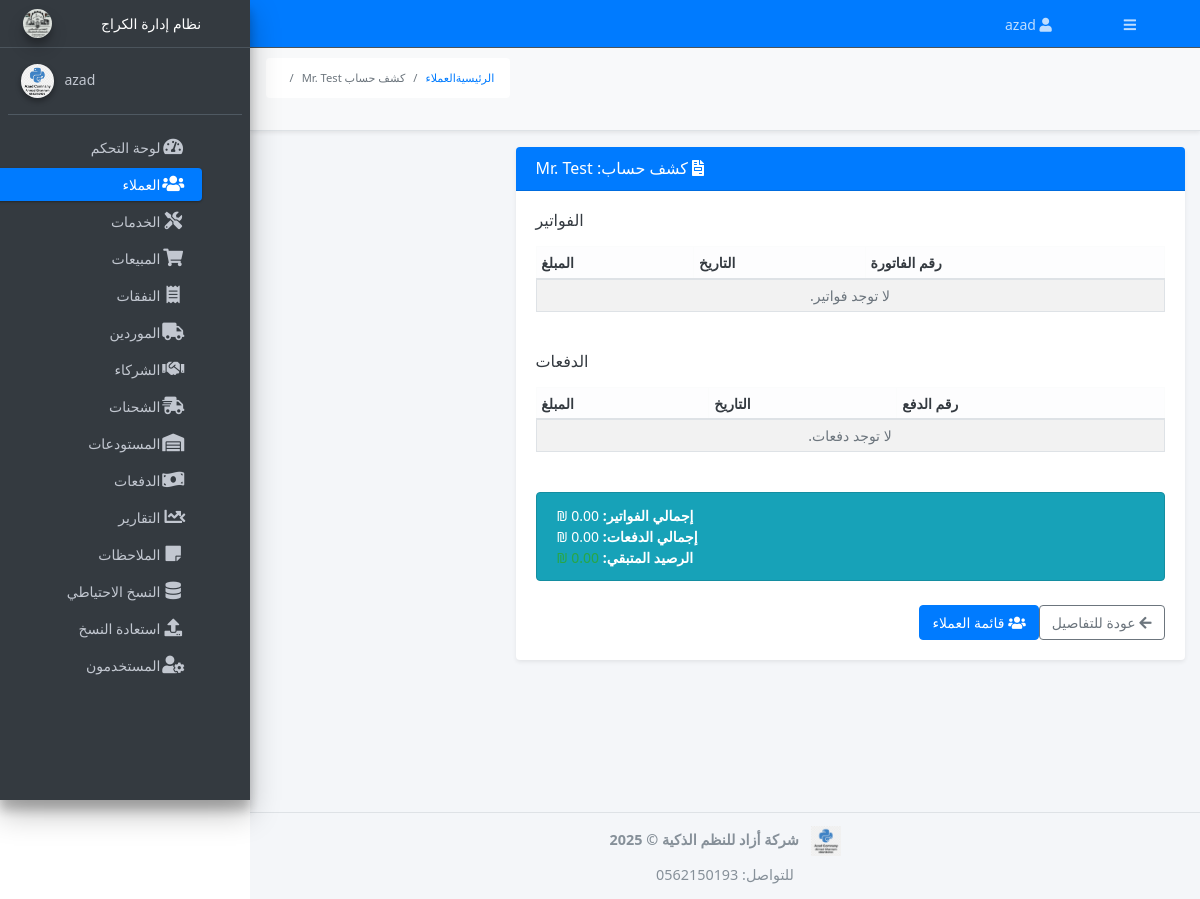
/customers/2/account_statement (signed in), run on an earlier commit of the app's database.
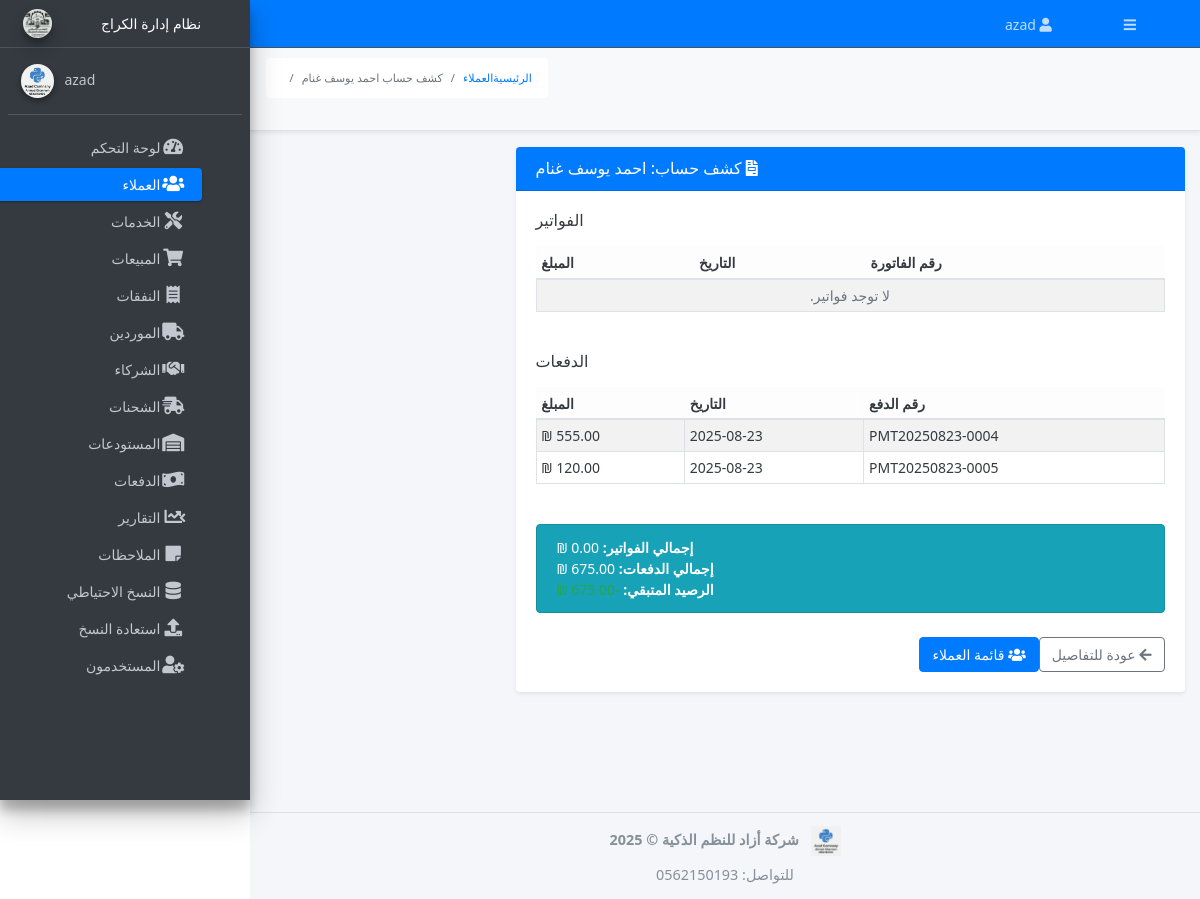
And on a later commit of the database.
### models.py (models this page shows, shortened)
class TimestampMixin:
    created_at = db.Column(db.DateTime, default=datetime.utcnow, nullable=False, index=True)
    updated_at = db.Column(db.DateTime, default=datetime.utcnow, onupdate=datetime.utcnow, nullable=False, index=True)

class AuditMixin:
    @classmethod
    def __declare_last__(cls):
        from sqlalchemy import inspect, event as _evt
        @_evt.listens_for(cls, "before_update", propagate=True)
        def _capture_prev_state(mapper, connection, target):
            try:
                insp = inspect(target)
                prev = {}
                for attr in mapper.column_attrs:
                    hist = insp.attrs[attr.key].history
                    if hist.has_changes() and hist.deleted:
                        prev[attr.key] = hist.deleted[0]
                setattr(target, "_previous_state", prev)
            except Exception:
                setattr(target, "_previous_state", {})

class Customer(db.Model, UserMixin, TimestampMixin, AuditMixin):
    __tablename__ = "customers"
    id           = Column(Integer, primary_key=True)
    name         = Column(String(100), nullable=False)
    phone        = Column(String(20), unique=True, nullable=False)
    whatsapp     = Column(String(20), nullable=False)
    email        = Column(String(120), unique=True, nullable=False)
    address      = Column(String(200))
    password_hash = Column(String(128))
    category     = Column(String(20), default="عادي")
    notes        = Column(Text)
    is_active    = Column(Boolean, default=True)
    is_online    = Column(Boolean, default=False)
    credit_limit = Column(Numeric(12, 2), default=0)
    discount_rate = Column(Numeric(5, 2), default=0)
    currency     = Column(String(10), default="ILS", nullable=False)
    sales            = relationship("Sale", back_populates="customer")
    preorders        = relationship("PreOrder", back_populates="customer")
    invoices         = relationship("Invoice", back_populates="customer")
    payments         = relationship("Payment", back_populates="customer")
    service_requests = relationship("ServiceRequest", back_populates="customer")
    online_carts     = relationship("OnlineCart", back_populates="customer")
    online_preorders = relationship("OnlinePreOrder", back_populates="customer")
    __table_args__ = (
        db.Index("ix_customers_active_online", "is_active", "is_online"),
        db.Index("ix_customers_name", "name"),
    )
    @property
    def password(self):
        raise AttributeError("Password access not allowed")
    @hybrid_property
    def total_invoiced(self):
        return float(
            db.session.query(func.coalesce(func.sum(Invoice.total_amount), 0))
            .filter(Invoice.customer_id == self.id)
            .scalar()
        )
    @hybrid_property
    def total_paid(self):
        return float(
            db.session.query(func.coalesce(func.sum(Payment.total_amount), 0))
            .filter(
                Payment.customer_id == self.id,
                Payment.direction == PaymentDirection.INCOMING.value,
                Payment.status == PaymentStatus.COMPLETED.value,
            )
            .scalar()
        )

class Payment(db.Model):
    __tablename__ = 'payments'
    id              = Column(Integer, primary_key=True)
    payment_number  = Column(String(50), unique=True, nullable=False)
    payment_date    = Column(DateTime, default=datetime.utcnow, nullable=False)
    subtotal        = Column(Numeric(10, 2))
    tax_rate        = Column(Numeric(5, 2))
    tax_amount      = Column(Numeric(10, 2))
    total_amount    = Column(Numeric(10, 2), nullable=False)
    currency        = Column(String(10), default='ILS', nullable=False)
    method          = Column(sa_str_enum(PaymentMethod, name='payment_method'), nullable=False)
    status          = Column(sa_str_enum(PaymentStatus, name='payment_status'), default=PaymentStatus.PENDING.value, nullable=False)
    direction       = Column(sa_str_enum(PaymentDirection, name='payment_direction'), default=PaymentDirection.INCOMING.value, nullable=False)
    entity_type     = Column(sa_str_enum(PaymentEntityType, name='payment_entity_type'), default=PaymentEntityType.CUSTOMER.value, nullable=False)
    reference       = Column(String(100))
    receipt_number  = Column(String(50), unique=True)
    notes           = Column(Text)
    check_number      = Column(String(100))
    check_bank        = Column(String(100))
    check_due_date    = Column(DateTime)
    card_number       = Column(String(100))
    card_holder       = Column(String(100))
    card_expiry       = Column(String(10))
    card_cvv          = Column(String(4))
    bank_transfer_ref = Column(String(100))
    created_by = Column(Integer, ForeignKey('users.id'))
    creator    = relationship('User', backref='payments_created')
    customer_id         = Column(Integer, ForeignKey('customers.id', ondelete='CASCADE'))
    supplier_id         = Column(Integer, ForeignKey('suppliers.id', ondelete='CASCADE'))
    partner_id          = Column(Integer, ForeignKey('partners.id',  ondelete='CASCADE'))
    shipment_id         = Column(Integer, ForeignKey('shipments.id', ondelete='CASCADE'))
    expense_id          = Column(Integer, ForeignKey('expenses.id',  ondelete='CASCADE'))
    loan_settlement_id  = Column(Integer, ForeignKey('supplier_loan_settlements.id', ondelete='CASCADE'))
    sale_id             = Column(Integer, ForeignKey('sales.id',     ondelete='CASCADE'))
    invoice_id          = Column(Integer, ForeignKey('invoices.id',  ondelete='CASCADE'))
    preorder_id         = Column(Integer, ForeignKey('preorders.id', ondelete='CASCADE'))
    service_id          = Column(Integer, ForeignKey('service_requests.id', ondelete='CASCADE'))
    customer        = relationship('Customer', back_populates='payments')
    supplier        = relationship('Supplier', back_populates='payments')
    partner         = relationship('Partner',  back_populates='payments')
    shipment        = relationship('Shipment', back_populates='payments')
    expense         = relationship('Expense',  back_populates='payments')
    loan_settlement = relationship('SupplierLoanSettlement', back_populates='payment')
    sale            = relationship('Sale',     back_populates='payments')
    invoice         = relationship('Invoice',  back_populates='payments')
    preorder        = relationship('PreOrder', back_populates='payments')
    service         = relationship('ServiceRequest', back_populates='payments')
    splits = relationship(
        'PaymentSplit',
        back_populates='payment',
        cascade='all,delete-orphan',
        passive_deletes=True
    )
    __table_args__ = (
        CheckConstraint('total_amount > 0', name='ck_payment_total_positive'),
        CheckConstraint("""(
            (CASE WHEN customer_id IS NOT NULL THEN 1 ELSE 0 END) +
            (CASE WHEN supplier_id IS NOT NULL THEN 1 ELSE 0 END) +
            (CASE WHEN partner_id IS NOT NULL THEN 1 ELSE 0 END) +
            (CASE WHEN shipment_id IS NOT NULL THEN 1 ELSE 0 END) +
            (CASE WHEN expense_id IS NOT NULL THEN 1 ELSE 0 END) +
            (CASE WHEN loan_settlement_id IS NOT NULL THEN 1 ELSE 0 END) +
            (CASE WHEN sale_id IS NOT NULL THEN 1 ELSE 0 END) +
            (CASE WHEN invoice_id IS NOT NULL THEN 1 ELSE 0 END) +
            (CASE WHEN preorder_id IS NOT NULL THEN 1 ELSE 0 END) +
            (CASE WHEN service_id IS NOT NULL THEN 1 ELSE 0 END)
        ) = 1""", name='ck_payment_one_target'),
    )

### routes/customers.py (the view)
@customers_bp.route('/<int:customer_id>/account_statement', methods=['GET'], endpoint='account_statement')
@login_required
@permission_required('manage_customengers')
def account_statement(customer_id):
    c = db.session.get(Customer, customer_id) or abort(404)
    invoices = Invoice.query.filter_by(customer_id=customer_id).order_by(Invoice.invoice_date).all()
    payments = Payment.query.filter_by(customer_id=customer_id).order_by(Payment.payment_date).all()
    total_inv = sum((inv.total_amount or Decimal('0')) for inv in invoices)
    total_pay = sum((p.total_amount   or Decimal('0')) for p   in payments)
    balance   = total_inv - total_pay
    return render_template(
        'customers/account_statement.html',
        customer=c,
        invoices=invoices,
        payments=payments,
        total_invoices=total_inv,
        total_payments=total_pay,
        balance=balance
    )

### app.py (called while the page is built, shortened)
@login_manager.user_loader
def load_user(user_id):
    from sqlalchemy.orm import joinedload, lazyload
    from sqlalchemy import select
    uid_str = str(user_id or "").strip()
    try:
        ident = int(uid_str)
    except Exception:
        return None
    stmt_user = (
        select(User)
        .options(joinedload(User.role).joinedload(Role.permissions))
        .where(User.id == ident)
    )
    user = db.session.execute(stmt_user).unique().scalar_one_or_none()
    if user:
        return user
    stmt_cust = select(Customer).options(lazyload("*")).where(Customer.id == ident)
    return db.session.execute(stmt_cust).scalar_one_or_none()

### models.py (called while the page is built, shortened)
    @property
    def is_active(self):
        return bool(self._is_active)

    def has_permission(self, name: str) -> bool:
        target = (name or "").strip().lower()
        if not target:
            return False
        try:
            super_roles = set(SUPER_ROLES)
        except Exception:
            super_roles = set()
        role_name = (getattr(self.role, "name", "") or "").strip().lower()
        if role_name in super_roles:
            return True

### templates/customers/account_statement.html (shortened to what this page needs)
{% extends 'base.html' %}
{% block breadcrumb %}
<nav aria-label="breadcrumb">
  <ol class="breadcrumb bg-white px-3 py-2 rounded mb-4">
    <li class="breadcrumb-item"><a href="{{ url_for('main.dashboard') }}">الرئيسية</a></li>
    <li class="breadcrumb-item"><a href="{{ url_for('customers_bp.list_customers') }}">العملاء</a></li>
    <li class="breadcrumb-item active">كشف حساب {{ customer.name }}</li>
  </ol>
</nav>
{% endblock %}
{% block content %}
<div class="content-wrapper">
  <div class="card shadow-sm rounded mb-4">
    <div class="card-header bg-primary text-white">
      <h5 class="card-title m-0"><i class="fas fa-file-invoice me-2"></i> كشف حساب: {{ customer.name }}</h5>
    </div>
    <div class="card-body">
      <h6 class="mb-3">الفواتير</h6>
      <div class="table-responsive mb-4">
        <table class="table table-bordered table-sm table-striped align-middle">
          <thead class="table-light">
            <tr>
              <th>رقم الفاتورة</th>
              <th>التاريخ</th>
              <th class="text-end">المبلغ</th>
            </tr>
          </thead>
          <tbody>
            {% for inv in invoices %}
            <tr>
              <td>{{ inv.invoice_number or inv.id }}</td>
              <td>{{ inv.invoice_date|format_date }}</td>
              <td class="text-end">{{ inv.total_amount|format_currency }}</td>
            </tr>
            {% else %}
            <tr><td colspan="3" class="text-center text-muted">لا توجد فواتير.</td></tr>
            {% endfor %}
          </tbody>
        </table>
      </div>
      <h6 class="mb-3">الدفعات</h6>
      <div class="table-responsive mb-4">
        <table class="table table-bordered table-sm table-striped align-middle">
          <thead class="table-light">
            <tr>
              <th>رقم الدفع</th>
              <th>التاريخ</th>
              <th class="text-end">المبلغ</th>
            </tr>
          </thead>
          <tbody>
            {% for pay in payments %}
            <tr>
              <td>{{ pay.payment_number or pay.id }}</td>
              <td>{{ pay.payment_date|format_date }}</td>
              <td class="text-end">{{ pay.total_amount|format_currency }}</td>
            </tr>
            {% else %}
            <tr><td colspan="3" class="text-center text-muted">لا توجد دفعات.</td></tr>
            {% endfor %}
          </tbody>
        </table>
      </div>
      <div class="alert alert-info">
        <strong>إجمالي الفواتير:</strong> {{ total_invoices|format_currency }}<br>
        <strong>إجمالي الدفعات:</strong> {{ total_payments|format_currency }}<br>
        <strong>الرصيد المتبقي:</strong>
        <span class="fw-bold {% if balance > 0 %}text-danger{% else %}text-success{% endif %}">
        </span>
      </div>
      <div class="mt-4 d-flex gap-2">
        <a class="btn btn-outline-secondary" href="{{ url_for('customers_bp.customer_detail', customer_id=customer.id) }}">
          <i class="fas fa-arrow-left me-1"></i> عودة للتفاصيل
        </a>
        <a class="btn btn-primary" href="{{ url_for('customers_bp.list_customers') }}">
          <i class="fas fa-users me-1"></i> قائمة العملاء
        </a>
      </div>
    </div>
  </div>
</div>
{% endblock %}

What changed in the data, as far as the page shows it:
changed Customer: name "Mr. Test" → "احمد يوسف غنام"
now on this page (row edited): Payment: payment_number "PMT20250823-0004", payment_date "2025-08-23", total_amount "555.00 ₪"
now on this page (row edited): Payment: payment_number "PMT20250823-0005", payment_date "2025-08-23", total_amount "120.00 ₪"
Also different on the page:
{{ total_payments|format_currency }}: "0.00 ₪" → "675.00 ₪"
text no longer shown: "لا توجد دفعات."
